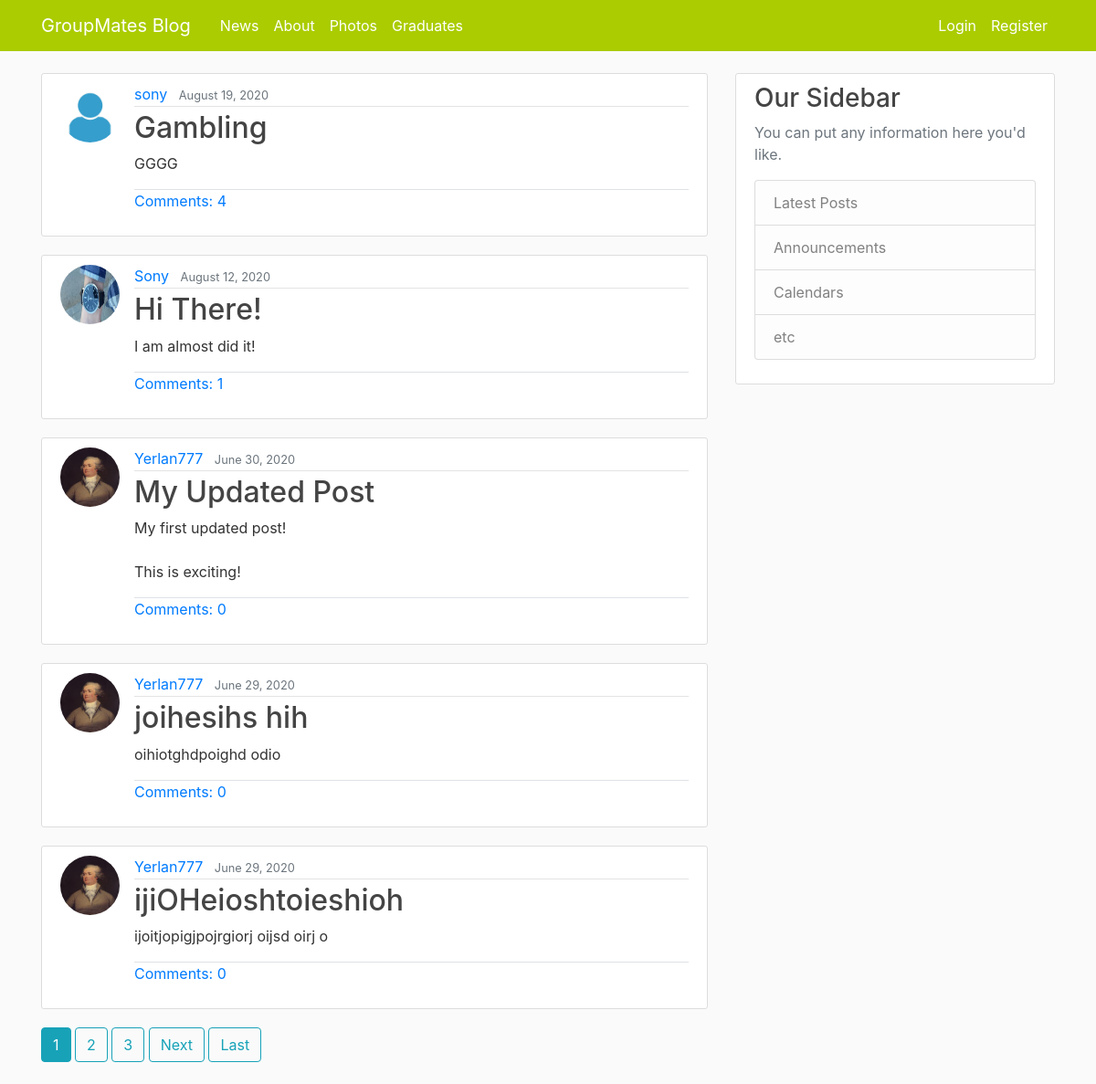
/, run on an earlier commit of the app's database.
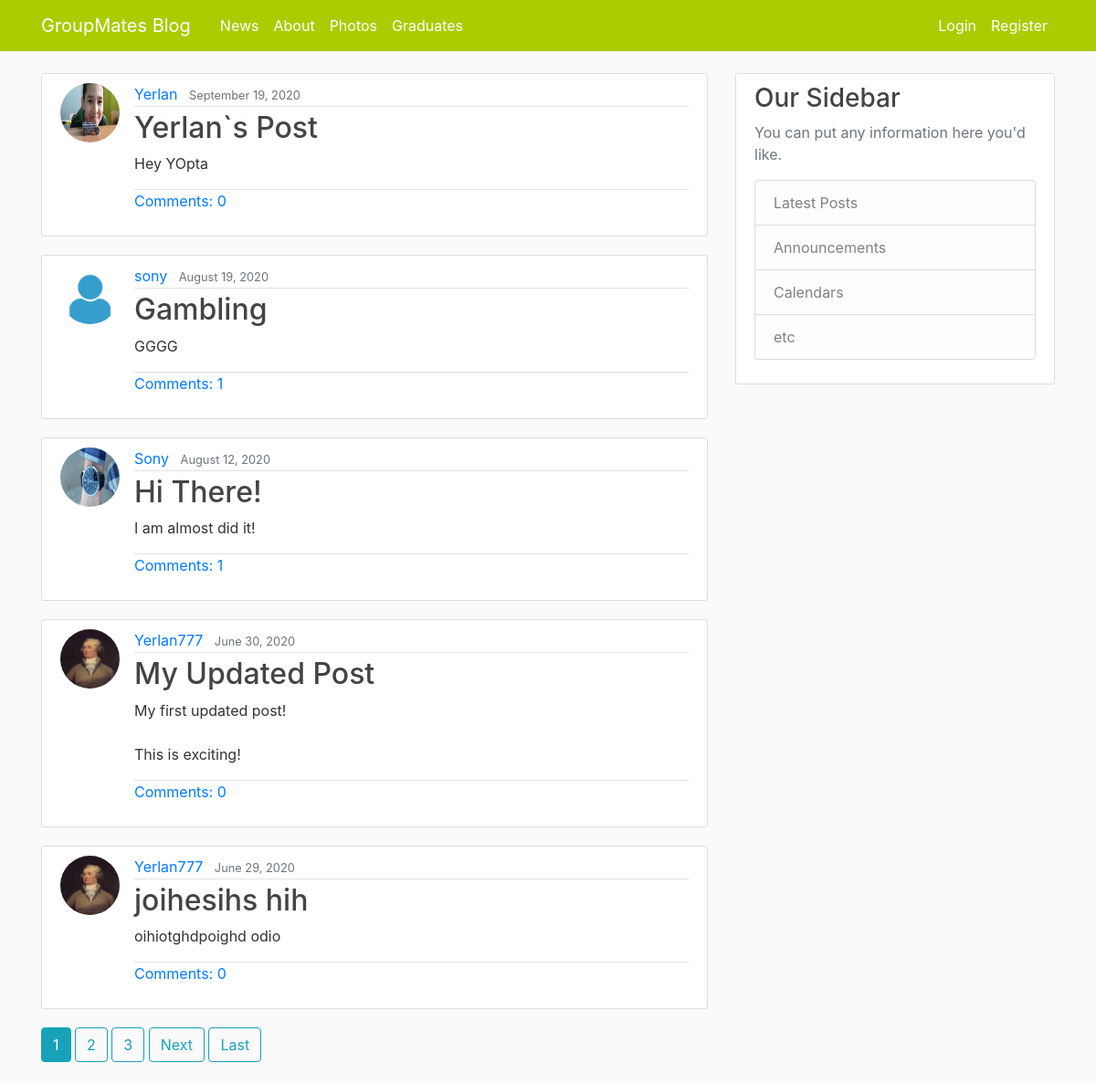
And on a later commit of the database.
### BlogApp/models.py (models this page shows, shortened)
class Post(models.Model):
    title = models.CharField(max_length=100)
    content = models.TextField()
    date_posted = models.DateTimeField(default=timezone.now)
    author = models.ForeignKey(User, on_delete=models.CASCADE)

### users/models.py (models this page shows, shortened)
class Profile(models.Model):
    user = models.OneToOneField(User, on_delete=models.CASCADE)
    image = models.ImageField(default="default.jpg", upload_to="profile_pics")
    nickname = models.CharField(max_length=100, null=True, blank=True)
    birthday = models.DateField(null=True, blank=True)

### BlogApp/views.py (the view)
# urls.py: path('', PostListView.as_view(), name="blog-home"),
class PostListView(ListView):
    model = Post
    template_name = "BlogApp/home.html" # <app>/<model>_<viewtype>.html
    context_object_name = "posts"
    ordering = ["-date_posted"]
    paginate_by = 5

### BlogApp/templates/BlogApp/home.html (shortened to what this page needs)
{% extends "BlogApp/base.html" %}
{% block content %}
    {% for post in posts %}
            <article class="media content-section">
                <img class="rounded-circle article-img" src="{{ post.author.profile.image.url }}">
              <div class="media-body">
                <div class="article-metadata">
                  <a class="mr-2" href="{% url 'user-posts' post.author.username %}">{{ post.author }}</a>
                  <small class="text-muted">{{ post.date_posted|date:"F d, Y" }}</small>
                </div>
                <h2><a class="article-title" href="{% url 'post-detail' post.id %}">{{ post.title }}</a></h2>
                <p class="article-content">{{ post.content }}</p>
                <p class="article-content border-top"><a href="{% url 'post-detail' post.id %}">Comments: {{ post.commentsonpost_set.count }}</a></p>
              </div>
            </article>
    {% endfor %}
    {% if is_paginated %}
    {% for num in page_obj.paginator.page_range %}
        {% if page_obj.number == num %}
          <a class="btn btn-info mb-4" href="?page={{ num }}">{{ num }}</a>
        {% elif num > page_obj.number|add:"-3" and  num < page_obj.number|add:"3"  %}
          <a class="btn btn-outline-info mb-4" href="?page={{ num }}">{{ num }}</a>
        {% endif %}
    {% endfor %}
    {% if page_obj.has_next %}
      <a class="btn btn-outline-info mb-4" href="?page={{ page_obj.next_page_number}}">Next</a>
      <a class="btn btn-outline-info mb-4" href="?page={{ page_obj.paginator.num_pages }}">Last</a>
    {% endif %}
    {% endif %}
{% endblock content %}

What changed in the data, as far as the page shows it:
no longer on this page (row unchanged): Post: author.profile.image (picture), author "Yerlan777", date_posted "June 29, 2020", title "ijiOHeioshtoieshioh", content "ijoitjopigjpojrgiorj oijsd oirj o", commentsonpost_set.count "0"
added Post: author.profile.image (picture), author "Yerlan", date_posted "September 19, 2020", title "Yerlan`s Post", content "Hey YOpta", commentsonpost_set.count "0"
computed for Post "Gambling": commentsonpost_set.count "4" → "1"
